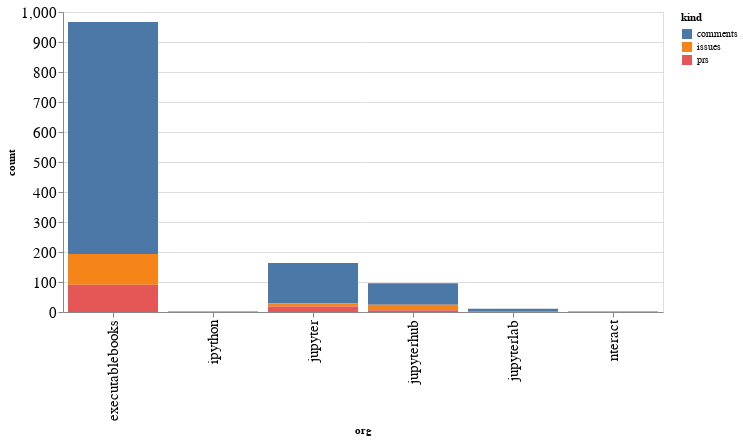

Write notebook code for a chart like this one.
### Code cell
alt.Chart(org_summaries, width=600).mark_bar().encode(
    x='org',
    y='count',
    color='kind',
    tooltip="org"
)

### Figure 1 — Vega-Lite specification as saved in the notebook (floating-point values rounded to 4 significant figures)
{"config": {"axisLeft": {"labelFontSize": 15}, "axisBottom": {"labelFontSize": 15}}, "data": {"name": "data-52377957bf9e18a0e49925a2ea095b93"}, "mark": "bar", "encoding": {"color": {"type": "nominal", "field": "kind"}, "tooltip": {"type": "nominal", "field": "org"}, "x": {"type": "nominal", "field": "org"}, "y": {"type": "quantitative", "field": "count"}}, "width": 600, "$schema": "https://vega.github.io/schema/vega-lite/v4.8.1.json", "datasets": {"data-52377957bf9e18a0e49925a2ea095b93": [{"org": "executablebooks", "kind": "comments", "count": 774}, {"org": "executablebooks", "kind": "issues", "count": 102}, {"org": "executablebooks", "kind": "prs", "count": 91}, {"org": "ipython", "kind": "comments", "count": 2}, {"org": "jupyter", "kind": "comments", "count": 134}, {"org": "jupyter", "kind": "issues", "count": 11}, {"org": "jupyter", "kind": "prs", "count": 18}, {"org": "jupyterhub", "kind": "comments", "count": 72}, {"org": "jupyterhub", "kind": "issues", "count": 18}, {"org": "jupyterhub", "kind": "prs", "count": 6}, {"org": "jupyterlab", "kind": "comments", "count": 10}, {"org": "jupyterlab", "kind": "issues", "count": 1}, {"org": "nteract", "kind": "comments", "count": 2}]}}
